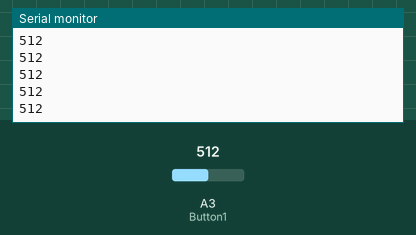
This sketch was run on a simulated Arduino Uno, built with avr-gcc and run on an emulated ATmega328P. On the bench: the last lines printed to the serial monitor. The test bench sets the inputs (shaded band); at power-on: A3 (Button1) = 512.

Above: at 1.2 s.
1.3 s: A3 (Button1) set to 716
At 2.1 s:
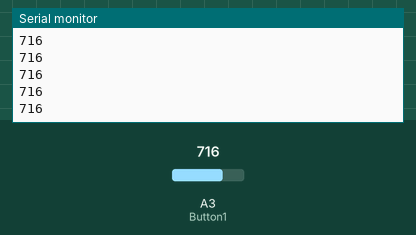
2.8 s: A3 (Button1) set to 900
At 3.9 s:
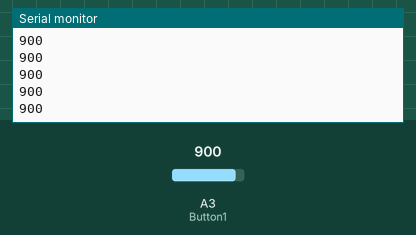
Timing chart, 0 to 5.8 s (numbered marks = the images above; inputs shaded):
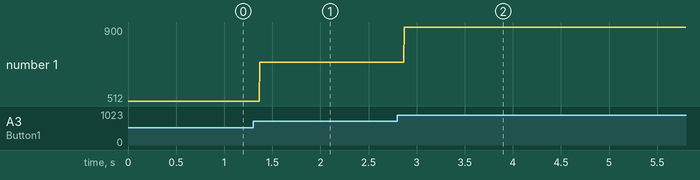

The sketch:

ButtonTest.ino
```cpp
const int Button1 = A3;
int ButtonState = 0;

void setup() {
  Serial.begin(9600);
  pinMode(Button1, INPUT);
}

void loop(){

  ButtonState = analogRead(Button1);
  Serial.println(ButtonState);

}
```

Measured:
- after the input at 1.3 s, the serial monitor: prints a new line after 0.07 s (image 1)
- after the input at 2.8 s, the serial monitor: prints a new line after 0.07 s (image 2)
- plotted number 1: 512 → 716 after the input at 1.3 s, 716 → 900 after the input at 2.8 s
